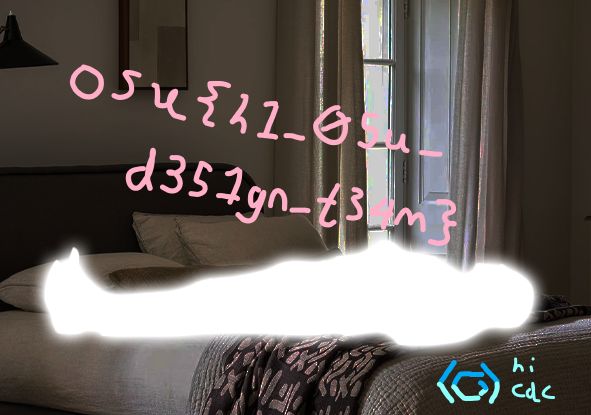
#> input picture osu!gaming CTF/crypto_beyond-wood/recovered.png, 591 x 415 px
$ python ascii70.py
#> lines starting #> are read from the running program, lines starting #| are printed output that depends on the picture
from PIL import Image
chars = " @.:=-+*#%@"
img = Image.open("recovered.png").convert("L")
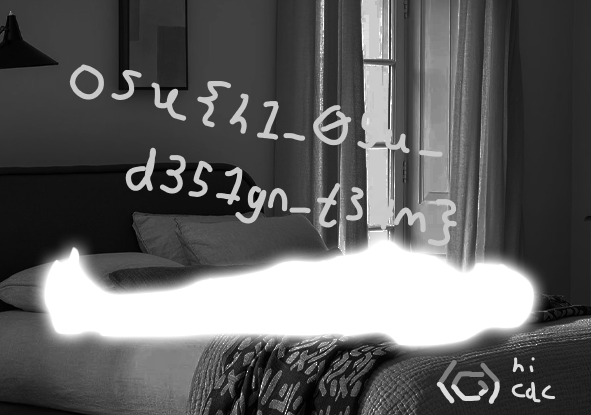
#> img: PIL image 591x415 L; min 0, max 255, mean 97.1
w, h = img.size
#> w = 591; h = 415
new_w = 70
new_h = max(1, int(h * new_w / w / 2))
#> new_h = 24
img = img.resize((new_w, new_h))
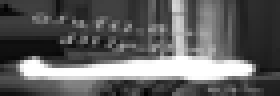
#> img: PIL image 70x24 L (shown 4 times larger); min 1, max 255, mean 96.8
for y in range(new_h):
    line = ''.join(chars[int(p) * len(chars) // 256] for p in img.crop((0, y, new_w, y + 1)).getdata())
    print(line)
#> this loop made 24 passes
